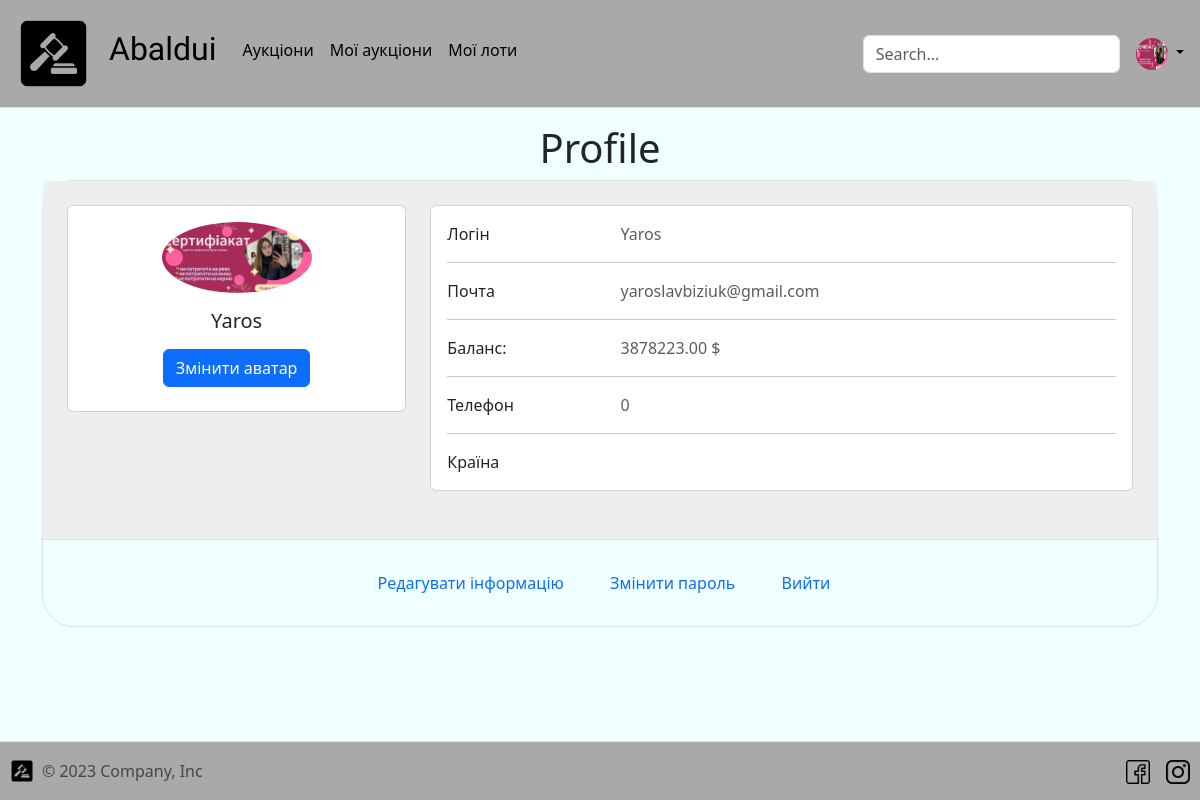
Screenshot of /account/ (signed in) with the database file from the repository.
### auction/models.py (models this page shows)
class User(AbstractUser):
    balance = models.DecimalField(max_digits=15, decimal_places=2, default=0)
    avatar = models.ImageField(
        upload_to="media/avatars",
        default="media/avatars/default_user.png"
    )
    phone = models.CharField(max_length=14, default=0)

### hakaton/views.py (the view)
# urls.py: path('account/', account, name="account"),
@login_required
def account(request: HttpRequest):
    context = {
        'user': request.user
    }
    return render(request, "profile.html", context=context)

### templates/profile.html (shortened to what this page needs)
{% extends "base.html" %} {% block content %} {% load static %}
  <div class="container">
    <h1 style="text-align: center">Profile</h1>
    <section class="pb-4">
      <div class="border rounded-5">
        <section class="w-100 p-4" style="background-color: #eee; border-radius: 0.5rem 0.5rem 0 0">
          <div class="row">
            <div class="col-lg-4">
              <div class="card mb-4">
                <div class="card-body text-center">
                  <img src="/{{ user.avatar }}" alt="avatar" class="rounded-circle img-fluid" style="width: 150px">
                  <h5 class="my-3">{{ user }}</h5>
                  <div class="d-flex justify-content-center mb-2">
                    <button type="button" class="btn btn-primary">
                      Змінити аватар
                    </button>
                  </div>
                </div>
              </div>
            </div>
            <div class="col-lg-8">
              <div class="card mb-4">
                <div class="card-body">
                  <div class="row">
                    <div class="col-sm-3">
                      <p class="mb-0">Логін</p>
                    </div>
                    <div class="col-sm-9">
                      <p class="text-muted mb-0">
                        {{ user }}
                      </p>
                    </div>
                  </div>
                  <hr>
                  <div class="row">
                    <div class="col-sm-3">
                      <p class="mb-0">Почта</p>
                    </div>
                    <div class="col-sm-9">
                      <p class="text-muted mb-0">
                        {{ user.email }}
                      </p>
                    </div>
                  </div>
                  <hr>
                  <div class="row">
                    <div class="col-sm-3">
                      <p class="mb-0">Баланс:</p>
                    </div>
                    <div class="col-sm-9">
                      <p class="text-muted mb-0">
                        {{ user.balance }} $
                      </p>
                    </div>
                  </div>
                  <hr>
                  <div class="row">
                    <div class="col-sm-3">
                      <p class="mb-0">Телефон</p>
                    </div>
                    <div class="col-sm-9">
                      <p class="text-muted mb-0">
                        {{ user.phone }}
                      </p>
                    </div>
                  </div>
                  <hr>
                  <div class="row">
                    <div class="col-sm-3">
                      <p class="mb-0">Країна</p>
                    </div>
                    <div class="col-sm-9">
                    </div>
                  </div>
                </div>
              </div>
            </div>
          </div>
        </section>
        <div class="p-4 text-center border-top mobile-hidden">
          <a class="btn btn-link px-3 collapsed" data-mdb-collapse-init="" href="#example3" role="button"
             aria-expanded="false" aria-controls="example3" data-ripple-color="hsl(0, 0%, 67%)">
            <span class="d-none d-md-inline-block"> Редагувати інформацію </span>
          </a>
          <a class="btn btn-link px-3" data-ripple-color="hsl(0, 0%, 67%)">
            <span class="d-none d-md-inline-block export-to-snippet pe-none">
                        Змінити пароль
                    </span>
          </a>
          <a class="btn btn-link px-3" data-ripple-color="hsl(0, 0%, 67%)" href="/accounts/logout/?next=/account/">
            <span class="d-none d-md-inline-block export-to-snippet pe-none">
                        Вийти
                    </span>
          </a>
        </div>
      </div>
    </section>
  </div>
{% endblock %}

### templates/includes/nav-bar.html (shortened to what this page needs)
{% load static %}
<header class="p-3 mb-3 border-bottom">
  <div class="d-flex flex-wrap align-items-center justify-content-center justify-content-lg-start">
    <a href="/"
       class="d-flex align-items-center mb-2 mb-lg-0 link-body-emphasis text-decoration-none"
    >
      <img height="75px"
           width="75px"
           src="{% static 'img/logo.png' %}"
           alt="Logo"
      >
    </a>
    <ul class="nav col-12 col-lg-auto me-lg-auto mb-2 justify-content-center mb-md-0">
      <li>
        <a href="/" class="nav-link px-2 link-body-emphasis">
          <h2 style="font-family: 'Protest Revolution', sans-serif; padding-left: 10px; padding-right: 10px">
            Abaldui</h2>
        </a>
      </li>
      <li class="mt-2">
        <a href="/auction" class="nav-link px-2 link-body-emphasis">Аукціони</a>
      </li>
      <li class="mt-2">
        <a href="/auction/my-auctions" class="nav-link px-2 link-body-emphasis">Мої аукціони</a>
      </li>
      <li class="mt-2">
        <a href="/auction/my-lots" class="nav-link px-2 link-body-emphasis">Мої лоти</a>
      </li>
    </ul>
    <form class="col-12 col-lg-auto mb-3 mb-lg-0 me-lg-3" role="search" method="post" action="/auction/">
      <input name="query" type="search"
             class="form-control"
             placeholder="Search..."
             aria-label="Search"
      />
    </form>
    {% if request.user.is_authenticated %}
      <div class="dropdown text-end">
        <a href="#"
           class="d-block link-body-emphasis text-decoration-none dropdown-toggle"
           data-bs-toggle="dropdown"
           aria-expanded="false"
        >
          <img
          src="/{{ request.user.avatar }}"
          width="32"
          height="32"
          class="rounded-circle"
          />
        </a>
      </div>
    {% endif %}
  </div>
</header>

### templates/base.html (style rules this page uses)
body { background-color: azure; }
header { background-color: darkgray; }

### rows the page displays
User: user.avatar (picture), avatar (picture), username "Yaros", email "yaroslavbiziuk@gmail.com", balance "3878223.00", phone "0"
